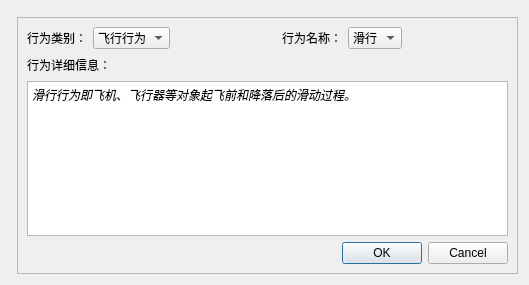
<?xml version="1.0" encoding="UTF-8"?>
<ui version="4.0">
 <class>addBehaviorDialog</class>
 <widget class="QDialog" name="addBehaviorDialog">
  <property name="geometry">
   <rect>
    <x>0</x>
    <y>0</y>
    <width>529</width>
    <height>285</height>
   </rect>
  </property>
  <property name="windowTitle">
   <string>添加行为</string>
  </property>
  <layout class="QFormLayout" name="formLayout">
   <item row="0" column="0">
    <layout class="QGridLayout" name="gridLayout"/>
   </item>
   <item row="1" column="1">
    <widget class="QScrollArea" name="scrollArea">
     <property name="widgetResizable">
      <bool>true</bool>
     </property>
     <widget class="QWidget" name="scrollAreaWidgetContents">
      <property name="geometry">
       <rect>
        <x>0</x>
        <y>0</y>
        <width>501</width>
        <height>257</height>
       </rect>
      </property>
      <layout class="QGridLayout" name="gridLayout_2">
       <item row="0" column="0">
        <layout class="QVBoxLayout" name="verticalLayout_2">
         <item>
          <layout class="QVBoxLayout" name="verticalLayout">
           <item>
            <layout class="QHBoxLayout" name="horizontalLayout">
             <item>
              <widget class="QLabel" name="label">
               <property name="text">
                <string>行为类别：</string>
               </property>
              </widget>
             </item>
             <item>
              <widget class="QComboBox" name="comboBox">
               <item>
                <property name="text">
                 <string>飞行行为</string>
                </property>
               </item>
               <item>
                <property name="text">
                 <string>打击行为</string>
                </property>
               </item>
               <item>
                <property name="text">
                 <string>探测行为</string>
                </property>
               </item>
               <item>
                <property name="text">
                 <string>追踪行为</string>
                </property>
               </item>
               <item>
                <property name="text">
                 <string>爆炸行为</string>
                </property>
               </item>
              </widget>
             </item>
             <item>
              <spacer name="horizontalSpacer">
               <property name="orientation">
                <enum>Qt::Horizontal</enum>
               </property>
               <property name="sizeHint" stdset="0">
                <size>
                 <width>58</width>
                 <height>20</height>
                </size>
               </property>
              </spacer>
             </item>
             <item>
              <widget class="QLabel" name="label_2">
               <property name="text">
                <string>行为名称：</string>
               </property>
              </widget>
             </item>
             <item>
              <widget class="QComboBox" name="comboBox_2">
               <item>
                <property name="text">
                 <string>滑行</string>
                </property>
               </item>
               <item>
                <property name="text">
                 <string>盘旋</string>
                </property>
               </item>
               <item>
                <property name="text">
                 <string>直升</string>
                </property>
               </item>
               <item>
                <property name="text">
                 <string>降落</string>
                </property>
               </item>
               <item>
                <property name="text">
                 <string>打击</string>
                </property>
               </item>
               <item>
                <property name="text">
                 <string>探测</string>
                </property>
               </item>
               <item>
                <property name="text">
                 <string>追踪</string>
                </property>
               </item>
               <item>
                <property name="text">
                 <string>爆炸</string>
                </property>
               </item>
              </widget>
             </item>
             <item>
              <spacer name="horizontalSpacer_2">
               <property name="orientation">
                <enum>Qt::Horizontal</enum>
               </property>
               <property name="sizeHint" stdset="0">
                <size>
                 <width>58</width>
                 <height>20</height>
                </size>
               </property>
              </spacer>
             </item>
            </layout>
           </item>
           <item>
            <layout class="QHBoxLayout" name="horizontalLayout_2">
             <item>
              <widget class="QLabel" name="label_3">
               <property name="text">
                <string>行为详细信息：</string>
               </property>
              </widget>
             </item>
             <item>
              <spacer name="horizontalSpacer_3">
               <property name="orientation">
                <enum>Qt::Horizontal</enum>
               </property>
               <property name="sizeHint" stdset="0">
                <size>
                 <width>58</width>
                 <height>20</height>
                </size>
               </property>
              </spacer>
             </item>
            </layout>
           </item>
           <item>
            <widget class="QTextEdit" name="textEdit">
             <property name="html">
              <string>&lt;!DOCTYPE HTML PUBLIC &quot;-//W3C//DTD HTML 4.0//EN&quot; &quot;http://www.w3.org/TR/REC-html40/strict.dtd&quot;&gt;
&lt;html&gt;&lt;head&gt;&lt;meta name=&quot;qrichtext&quot; content=&quot;1&quot; /&gt;&lt;style type=&quot;text/css&quot;&gt;
p, li { white-space: pre-wrap; }
&lt;/style&gt;&lt;/head&gt;&lt;body style=&quot; font-family:'SimSun'; font-size:9pt; font-weight:400; font-style:normal;&quot;&gt;
&lt;p style=&quot; margin-top:12px; margin-bottom:12px; margin-left:0px; margin-right:0px; -qt-block-indent:0; text-indent:0px;&quot;&gt;&lt;span style=&quot; font-style:italic;&quot;&gt;滑行行为即飞机、飞行器等对象起飞前和降落后的滑动过程。&lt;/span&gt;&lt;/p&gt;&lt;/body&gt;&lt;/html&gt;</string>
             </property>
            </widget>
           </item>
          </layout>
         </item>
         <item>
          <layout class="QHBoxLayout" name="horizontalLayout_3">
           <item>
            <spacer name="horizontalSpacer_4">
             <property name="orientation">
              <enum>Qt::Horizontal</enum>
             </property>
             <property name="sizeHint" stdset="0">
              <size>
               <width>40</width>
               <height>20</height>
              </size>
             </property>
            </spacer>
           </item>
           <item>
            <widget class="QDialogButtonBox" name="buttonBox">
             <property name="orientation">
              <enum>Qt::Horizontal</enum>
             </property>
             <property name="standardButtons">
              <set>QDialogButtonBox::Cancel|QDialogButtonBox::Ok</set>
             </property>
            </widget>
           </item>
          </layout>
         </item>
        </layout>
       </item>
      </layout>
      <zorder>textEdit</zorder>
      <zorder>layoutWidget</zorder>
      <zorder>layoutWidget</zorder>
      <zorder></zorder>
      <zorder>textEdit</zorder>
      <zorder></zorder>
     </widget>
    </widget>
   </item>
  </layout>
 </widget>
 <resources/>
 <connections>
  <connection>
   <sender>buttonBox</sender>
   <signal>accepted()</signal>
   <receiver>addBehaviorDialog</receiver>
   <slot>accept()</slot>
   <hints>
    <hint type="sourcelabel">
     <x>248</x>
     <y>254</y>
    </hint>
    <hint type="destinationlabel">
     <x>157</x>
     <y>274</y>
    </hint>
   </hints>
  </connection>
  <connection>
   <sender>buttonBox</sender>
   <signal>rejected()</signal>
   <receiver>addBehaviorDialog</receiver>
   <slot>reject()</slot>
   <hints>
    <hint type="sourcelabel">
     <x>316</x>
     <y>260</y>
    </hint>
    <hint type="destinationlabel">
     <x>286</x>
     <y>274</y>
    </hint>
   </hints>
  </connection>
 </connections>
</ui>
